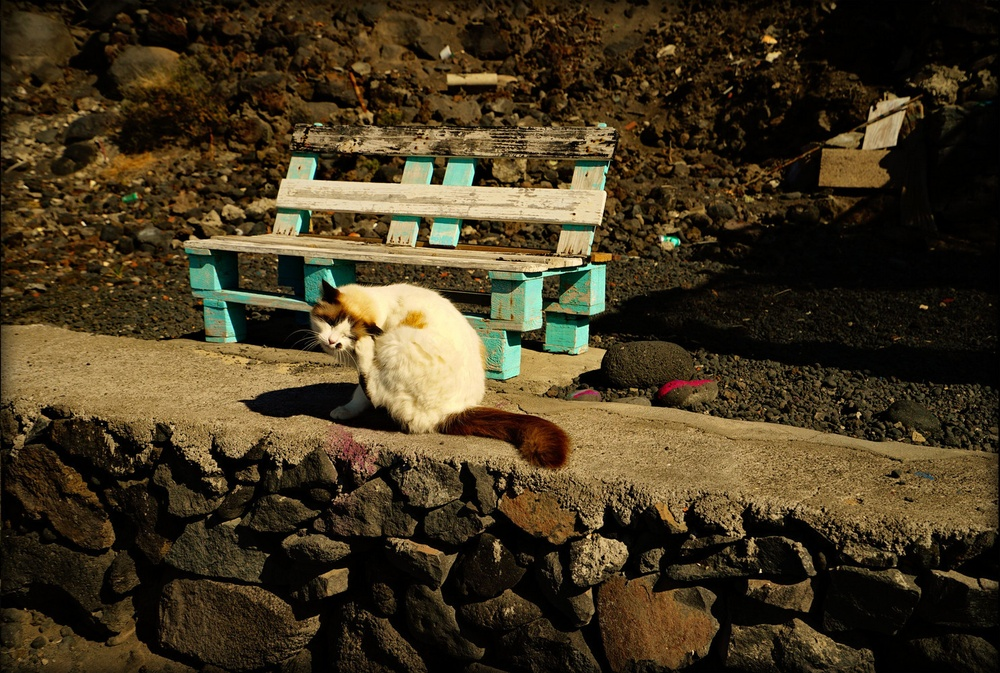
#> input picture cat_l.jpg, 1000 x 673 px, shrunk from 1486 x 1000 before the run
$ jupyter execute --allow-errors 'PI_TP4_MEHDAOUI_Abdelamine _v1.ipynb'
#> lines starting #> are read from the running program, lines starting #| are printed output that depends on the picture; after the words box and inside, x2 and y2 are one past the last pixel; in counts of white or black regions, pixels touching at a corner belong together
# TP Stéréoscopie&Segmentation

## 1-Anaglyphe

[cell 1]
#imports
from PIL import Image
import cv2
from matplotlib import pyplot as plt
import numpy as np
from scipy import ndimage as ndi
from skimage.morphology import disk
from skimage.segmentation import watershed
from skimage.filters import rank

[cell 2]
cat_l = Image.open("cat_l.jpg")
#> cat_l is the input picture: PIL image 1000x673 RGB; mean R, G, B 67.2, 54.9, 32.4
plt.imshow(cat_l,'gray')
plt.show()

[cell 3]
cat_r = Image.open("cat_r.jpg")
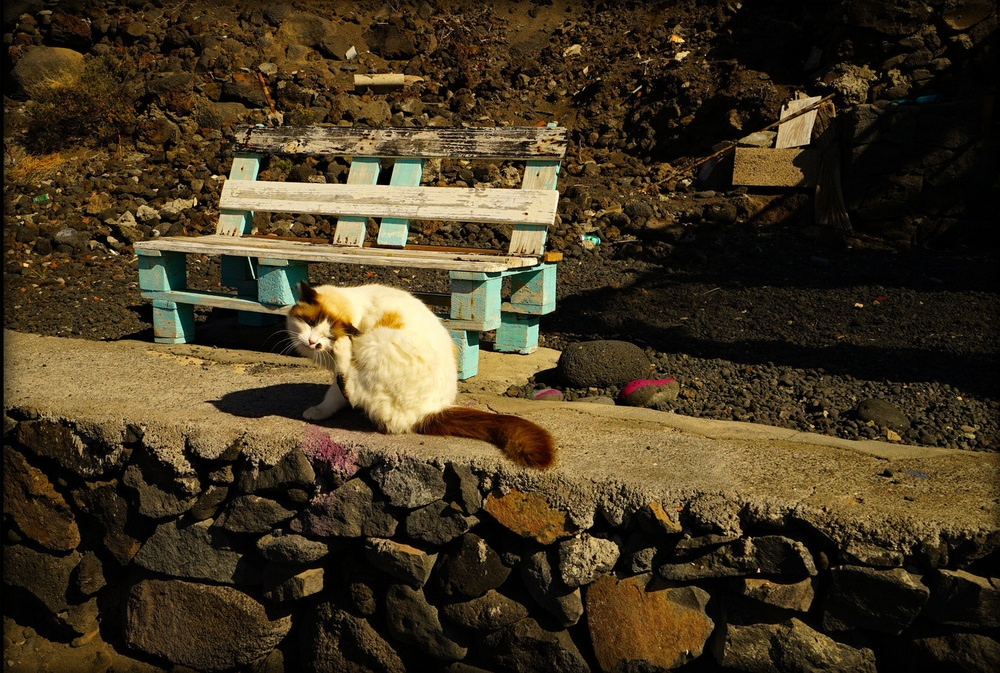
#> input picture cat_r.jpg, 1000 x 673 px, shrunk from 1486 x 1000 before the run
#> cat_r is the input picture: PIL image 1000x673 RGB; mean R, G, B 67.7, 55.4, 33.2
plt.imshow(cat_r,'gray')
plt.show()

[cell 4]
cat_l_Red, cat_l_Green, cat_l_Blue = cat_l.split()
cat_r_Red, cat_r_Green, cat_r_Blue = cat_r.split()
anyglyhpe = Image.merge('RGB', [cat_r_Red, cat_l_Green, cat_l_Blue])
plt.imshow(anyglyhpe,'gray')
plt.show()

## 2- Carte de disparité

[cell 5]
cat_l = cv2.imread('cat_l.jpg',0)
#> cat_l: shape (673, 1000); min 0, max 254, mean 56
cat_r = cv2.imread('cat_r.jpg',0)
#> cat_r: shape (673, 1000); min 0, max 255, mean 56.5
## le meilleur compromis des parametres que j'ai pu trouver parmi la liste de tous le parametres
stereo = cv2.StereoBM_create(numDisparities=128, blockSize=45)
disparity = stereo.compute(cat_l,cat_r)
plt.imshow(disparity,'gray')
plt.show()

#### Fermeture morphologique
##### 1-Faire disparaître les trous de petite taille dans les structures
##### 2-Connecter les structures proches

[cell 6]
kernel = np.ones((3,3), np.uint8)
closing = cv2.morphologyEx(disparity,cv2.MORPH_CLOSE,kernel, iterations = 2)
plt.imshow(closing,'gray')
plt.show()

#### Ouverture morphologique
##### 1-Faire disparaître les trous de petite taille dans les structures
##### 2-Connecter les structures proches

[cell 7]
opening = cv2.morphologyEx(closing,cv2.MORPH_OPEN,kernel, iterations = 2)
plt.imshow(opening,'gray')
plt.show()

[cell 8]
cv2.imwrite('disparity.jpg',opening)
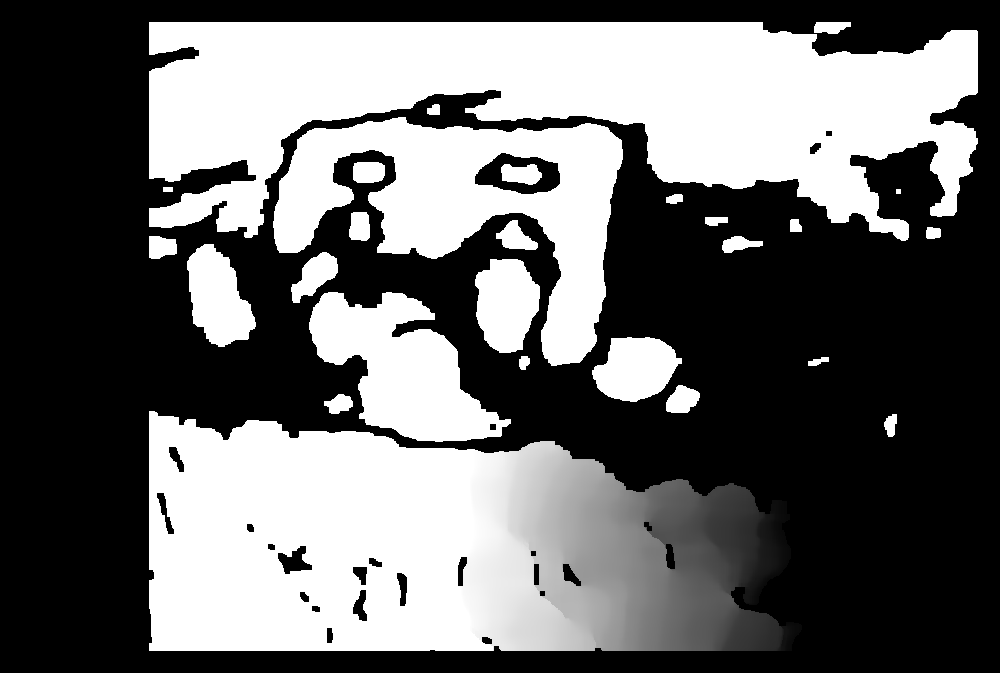
#> saved as disparity.jpg: shape (673, 1000); min 0, max 255, mean 105.4
#> Out = True

### 3-SEGEMENTATION

### WATERSHED SEGEMENTATION
#### 1 - Watershed segementation image originale

[cell 9]
img = cv2.imread('cat_l.jpg',1)

[cell 10]
gray = cv2.cvtColor(img,cv2.COLOR_BGR2GRAY)
ret, thresh = cv2.threshold(gray,0,255,cv2.THRESH_BINARY_INV+cv2.THRESH_OTSU)
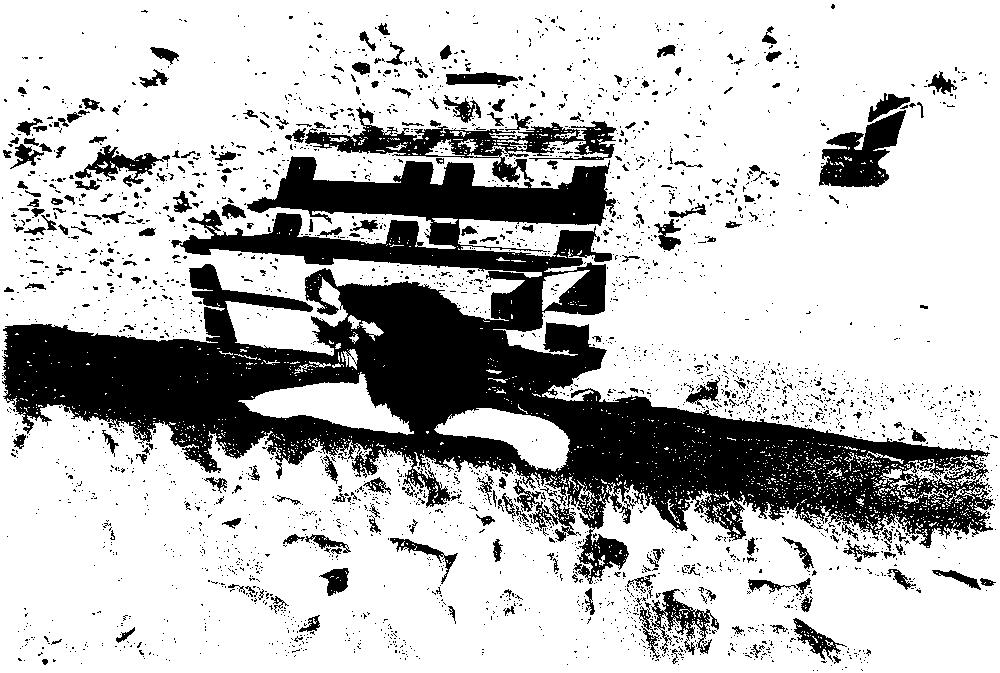
#> thresh: shape (673, 1000); 74.6% white; 2997 black regions (2751 under 20 px), largest, box (x1, y1, x2, y2) and area: (2, 107, 995, 584) 135153, (819, 110, 906, 187) 3585, (650, 589, 719, 655) 1413
#> ret = 84
# debruité l'image
#utiliser des mask pour reperer les regions identiques
kernel = np.ones((10,10),np.uint8)
# lancer des ouvertures et fermetures morphologiques , des dilations et des erosions
# detecter l'arriere plan en faisant ça
opening = cv2.morphologyEx(thresh,cv2.MORPH_OPEN,kernel, iterations = 1)
#> opening: shape (673, 1000); 61.6% white; 319 black regions (251 under 20 px), largest, box (x1, y1, x2, y2) and area: (0, 32, 1000, 666) 220215, (0, 99, 247, 293) 11399, (820, 94, 925, 205) 4871
sure_bg = cv2.dilate(opening,kernel,iterations=1)
#> sure_bg: shape (673, 1000); 74.2% white; 73 black regions (32 under 20 px), largest, box (x1, y1, x2, y2) and area: (0, 57, 1000, 581) 159177, (627, 558, 714, 657) 3832, (826, 100, 907, 184) 3090
# trouver les objets en 1er plan dans l'image
dist_transform = cv2.distanceTransform(sure_bg,cv2.DIST_L2,3)
ret, sure_fg = cv2.threshold(dist_transform,0.007*dist_transform.max(),255,0)
#> sure_fg: shape (673, 1000) float32; 72.5% white; 67 black regions (17 under 20 px), largest, box (x1, y1, x2, y2) and area: (0, 56, 1000, 582) 167267, (626, 557, 715, 658) 4187, (825, 99, 908, 185) 3380
#> ret = 1.01
# Trouver la region inconnu sur l'image
sure_fg = np.uint8(sure_fg)
unknown_region = cv2.subtract(sure_bg,sure_fg)
#> unknown_region: shape (673, 1000); 1.7% white in thin lines or dots
ret, markers = cv2.connectedComponents(sure_fg)
#> markers: shape (673, 1000) int32; 15 distinct labels, from 0 to 14
#> ret = 15
# ajouter 1 pour tous les labels pour s'assurer que le backgroud sera pas à 0 mais à 1
markers = markers+1
#> markers: shape (673, 1000) int32; 15 distinct labels, from 1 to 15
# marquer la region inconnu avec 0
#> (the rest of this cell did not finish here and is left out)

#### 2 - Watershed segementation image de disparitée

[cell 11]
img = cv2.imread('disparity.jpg',1)
#> img: shape (673, 1000, 3); min 0, max 255, mean 105.4

[cell 12]
gray = cv2.cvtColor(img,cv2.COLOR_BGR2GRAY)
ret, thresh = cv2.threshold(gray,0,255,cv2.THRESH_BINARY_INV+cv2.THRESH_OTSU)
#> thresh: shape (673, 1000); 58.4% white; 31 black regions (4 under 20 px), largest, box (x1, y1, x2, y2) and area: (149, 22, 978, 241) 105612, (149, 411, 657, 651) 101014, (273, 117, 623, 366) 36560
#> ret = 125
# debruité l'image
#utiliser des mask pour reperer les regions identiques
kernel = np.ones((13,13),np.uint8)
kernel1 = np.ones((12,12),np.uint8)

# lancer des ouvertures et fermetures morphologiques , des dilations et des erosions
# detecter l'arriere plan en faisant ça
opening = cv2.morphologyEx(thresh,cv2.MORPH_OPEN,kernel1, iterations = 1)
#> opening: shape (673, 1000); 56.4% white; 10 black regions (1 under 20 px), largest, box (x1, y1, x2, y2) and area: (150, 23, 979, 652) 282753, (593, 338, 701, 414) 5000, (188, 245, 257, 348) 4597
sure_erode = cv2.dilate(opening,kernel,iterations=5)
#> sure_erode: shape (673, 1000); 84% white; 3 black regions, box (x1, y1, x2, y2) and area: (180, 339, 618, 622) 62115, (180, 53, 920, 168) 43559, (400, 158, 449, 224) 2320
sure_bg = cv2.dilate(sure_erode,kernel1,iterations=4)
#> sure_bg: shape (673, 1000); 94.3% white; 4 black regions, box (x1, y1, x2, y2) and area: (204, 449, 593, 602) 28432, (220, 77, 358, 113) 4691, (700, 77, 836, 132) 4067, (540, 77, 567, 114) 999
# trouver les objets en 1er plan dans l'image
dist_transform = cv2.distanceTransform(opening,cv2.DIST_L2,5)
ret, sure_fg = cv2.threshold(dist_transform,0.007*dist_transform.max(),255,0)
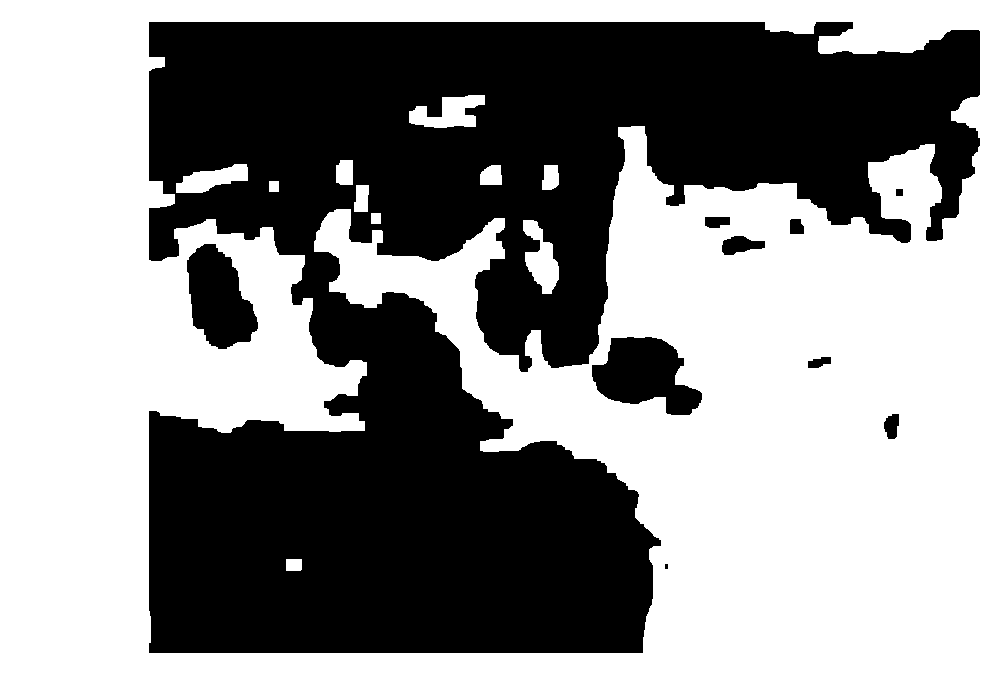
#> sure_fg: shape (673, 1000) float32; 55.1% white; 10 black regions (1 under 20 px), largest, box (x1, y1, x2, y2) and area: (149, 22, 980, 653) 290152, (592, 337, 702, 415) 5406, (187, 244, 258, 349) 4945
#> ret = 1.79
# Trouver la region inconnu sur l'image
sure_fg = np.uint8(sure_fg)
unknown = cv2.subtract(sure_bg,sure_fg)
#> unknown: shape (673, 1000); 39.2% white; 10 white regions (1 under 20 px), largest, box (x1, y1, x2, y2) and area: (149, 22, 980, 653) 251963, (592, 337, 702, 415) 5406, (187, 244, 258, 349) 4945
ret, markers = cv2.connectedComponents(sure_fg)
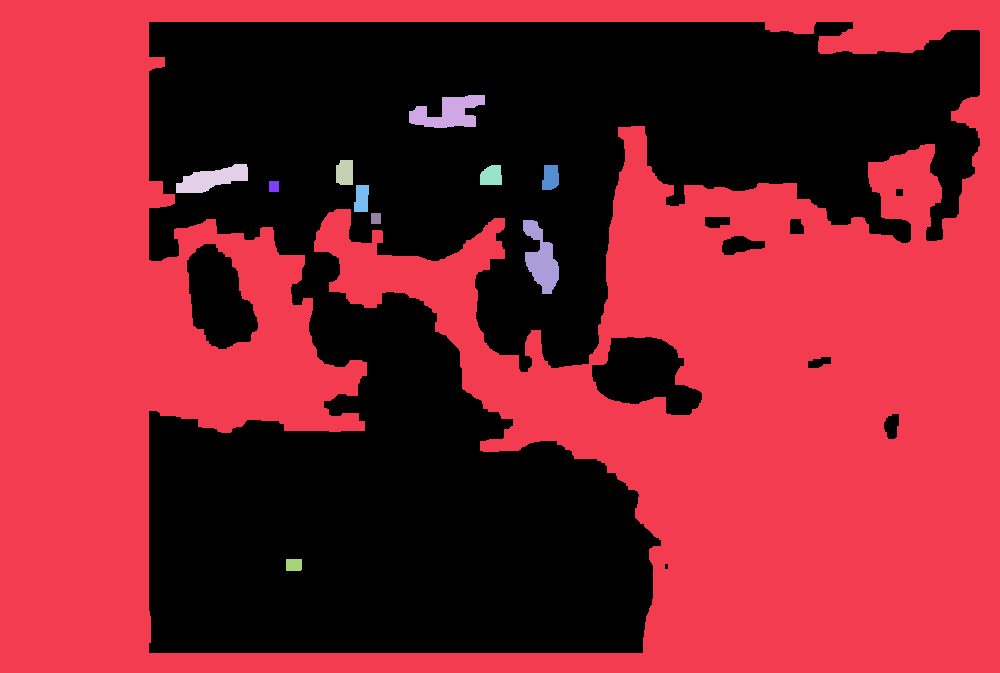
#> markers: shape (673, 1000) int32; 12 distinct labels, from 0 to 11; one colour per label, 0 black
#> ret = 12
# ajouter 1 pour tous les labels pour s'assurer que le backgroud sera pas à 0 mais à 1
markers = markers+1
#> markers: shape (673, 1000) int32; 12 distinct labels, from 1 to 12
# marquer la region inconnu avec 0
markers[unknown==255] = 0
#> markers: shape (673, 1000) int32; 13 distinct labels, from 0 to 12
markers = cv2.watershed(img,markers)
#> markers: shape (673, 1000) int32; 13 distinct labels, from -1 to 12
img[markers == -1] = [255,255,0]
#> img: shape (673, 1000, 3); mean B, G, R 107.3, 107.3, 103.6
img[markers == 1] = [200,0,255]
img[markers == 2] = [0,0,0]
img[markers == 3] = [0,0,0]
img[markers == 4] = [0,0,0]
#cv2.imwrite('segmented.jpg',img)
plt.imshow(img)
plt.show

#### 3- Watershed segementation methode de gradient image originale

[cell 13]
image = cv2.imread('cat_l.jpg',0)
# debruité l'image
denoised = rank.median(image, disk(15))
#Trouver les regions continues ou le gradient est <15
markers = rank.gradient(denoised, disk(6)) < 15
#> markers: shape (673, 1000) bool; 59.3% white; 129 black regions (64 under 20 px), largest, box (x1, y1, x2, y2) and area: (0, 12, 1000, 673) 214868, (0, 97, 246, 195) 10023, (724, 574, 879, 673) 7462
markers = ndi.label(markers)[0]
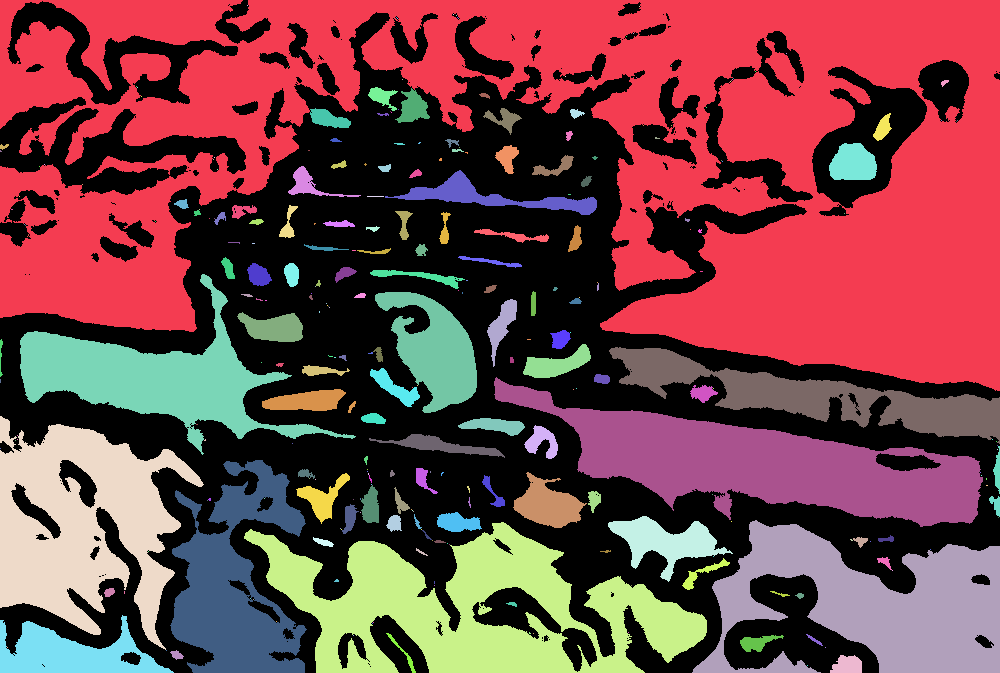
#> markers: shape (673, 1000) int32; 294 distinct labels, from 0 to 293; one colour per label, 0 black
gradient = rank.gradient(denoised, disk(4))

# Lancer watershed sur gradient et masks
labels = watershed(gradient, markers)
plt.imshow(image, cmap=plt.cm.gray)
plt.imshow(labels, cmap=plt.cm.nipy_spectral, alpha=.3)
plt.show()
